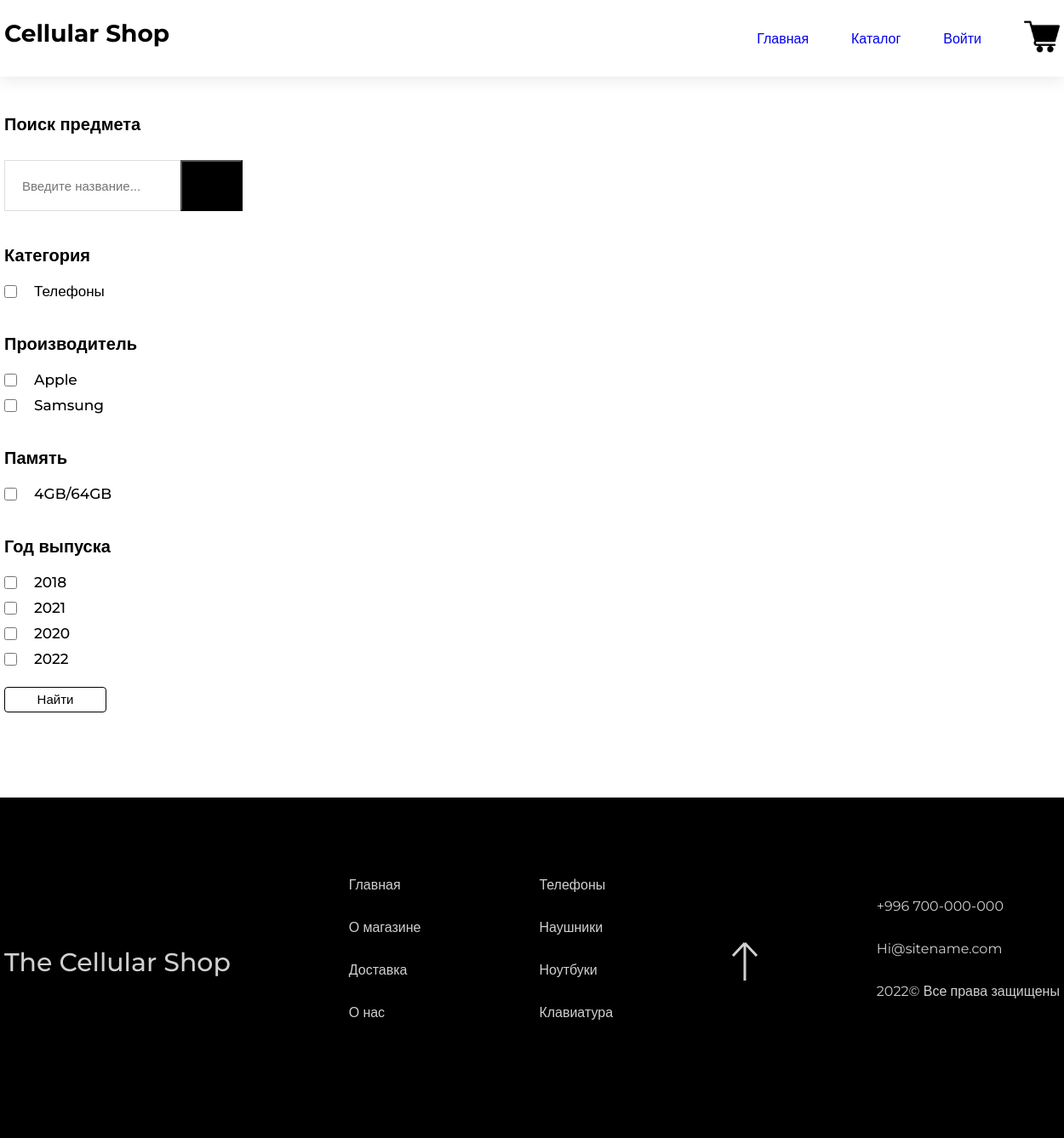
The page /products/filter/ on the database its author committed.
### store/models.py (models this page shows, shortened)
class Category(models.Model):
    name = models.CharField('Категория', max_length=50)
    slug = models.SlugField(max_length=60, unique=True)
    class Meta:
        verbose_name = 'Категория'
        verbose_name_plural = 'Категории'

class Manufacture(models.Model):
    name = models.CharField('Производитель', max_length=50)
    description = models.TextField('Описание')
    slug = models.SlugField(max_length=60, unique=True)
    class Meta:
        verbose_name = 'Производитель'
        verbose_name_plural = 'Производители'

class Memory(models.Model):
    name = models.CharField('Память', max_length=50, help_text='пример для ввода "4GB/64GB"')
    description = models.TextField('Описание')
    slug = models.SlugField(max_length=60, unique=True)
    class Meta:
        verbose_name = 'Память'
        verbose_name_plural = 'Память'

### store/views.py (the view)
# urls.py: path('products/filter/', FilterProductView.as_view(), name='filter'),
class FilterProductView(ProductFilter, ListView):
    paginate_by = 3
    def get_queryset(self):
        if 'year' in self.request.GET and 'manufacture' in self.request.GET:
            queryset = Product.objects.filter(
                Q(year__in=self.request.GET.getlist("year")),
                Q(manufacture__in=self.request.GET.getlist("manufacture"))
            ).distinct()
        else:
            queryset = Product.objects.filter(
                Q(year__in=self.request.GET.getlist("year")) | Q(category__in=self.request.GET.getlist("category")) |
                Q(manufacture__in=self.request.GET.getlist("manufacture")) |
                Q(memory__in=self.request.GET.getlist("memory"))
            ).distinct()
        return queryset
    def get_context_data(self, *args, **kwargs):
        context = super().get_context_data(*args, **kwargs)
        context['year'] = ''.join([f'year={x}&' for x in self.request.GET.getlist('year')])
        context['manufacture'] = ''.join([f'manufacture={x}&' for x in self.request.GET.getlist('manufacture')])
        context['category'] = ''.join([f'category={x}&' for x in self.request.GET.getlist('category')])
        context['memory'] = ''.join([f'memory={x}&' for x in self.request.GET.getlist('memory')])
        return context

### cart/context_processors.py (called while the page is built)
def get_len(request):
    request.session['quantity'] = length_hint(request.session.get('goods'))
    request.session.modified = True
    return {'count': request.session['quantity']}

def sum_goods(request):
    request.session['total_price'] = 0
    if request.session.get('goods') is None:
        pass
    else:
        for i in request.session.get('goods'):
            for j in i.values():
                product = Product.objects.get(pk=j)
                request.session['total_price'] += product.price
    return {'total_price': request.session['total_price']}

### store/views.py (called while the page is built)
    def get_category(self):
        return Category.objects.all()

    def get_years(self):
        return Product.objects.filter(draft=False).values('year').distinct()

    def get_memory(self):
        return Memory.objects.all()

    def get_manufacture(self):
        return Manufacture.objects.all()

### templates/store/product_list.html (shortened to what this page needs)
{% extends 'store/base.html' %}
{% load static %}
{% block style %}
    href="{% static 'css/list_view.css' %}"
{% endblock %}
    {% block content %}
        <div class="wrapper">
            {% include 'include/sidebar.html' %}
            <div class="products">
            </div>
        </div>
    {% endblock %}

### templates/include/sidebar.html
<div class="aside">
    <h2 class="search-title">
        Поиск предмета
    </h2>
    <form action="{% url 'search' %}" class="search-form" method="get">
        <input type="text" placeholder="Введите название..." class="input" name="search" required>
        <button type="submit" class="btn" for="search">Поиск</button>
    </form>
    <form action="{% url 'filter' %}" method="get">
        <div class="filter">
            <h2 class="filter-title">Категория</h2>
            {% for category in view.get_category %}
                <div class="wrapper filter-wrapper">
                    <input type="checkbox" class="checkbox" name="category" value="{{ category.id }}">
                    <h3 class="checkbox-title">{{ category.name }}</h3>
                </div>
            {% endfor %}
        </div>
        <div class="filter">
            <h2 class="filter-title">Производитель</h2>
            {% for manufacture in view.get_manufacture %}
                <div class="wrapper filter-wrapper">
                    <input type="checkbox" class="checkbox" name="manufacture" value="{{ manufacture.id }}">
                    <h3 class="checkbox-title">{{ manufacture.name }}</h3>
                </div>
            {% endfor %}
        </div>
        <div class="filter">
            <h2 class="filter-title">Память</h2>
            {% for memory in view.get_memory %}
                <div class="wrapper filter-wrapper">
                    <input type="checkbox" class="checkbox" name="memory" value="{{ memory.id }}">
                    <h3 class="checkbox-title">{{ memory.name }}</h3>
                </div>
            {% endfor %}
        </div>
        <div class="filter">
            <h2 class="filter-title">Год выпуска</h2>
            {% for get_year in view.get_years %}
                <div class="wrapper filter-wrapper">
                    <input type="checkbox" class="checkbox" name="year" value="{{ get_year.year }}">
                    <h3 class="checkbox-title">{{ get_year.year }}</h3>
                </div>
            {% endfor %}
        </div>
        <button type="submit" for="checkbox" class="filter-search">Найти</button>
    </form>
</div>

### static/css/list_view.css (style rules this page uses)
body { font-size: 16px; font-family: 'Montserrat', sans-serif; }
html { scroll-behavior: smooth; }
* { box-sizing: border-box; padding: 0; margin: 0; }
.wrapper { display: flex; justify-content: space-between; }
.search-form { display: flex; flex-direction: row; }
.search-title { font-weight: 600; font-size: 20px; line-height: 24px; margin-bottom: 30px; }
.input { box-sizing: border-box; width: 207px; height: 60px; border: 1px solid #DDDDDD; padding-left: 20px; font-weight: 400; font-size: 15px; line-height: 155%; color: #B0B0B0; }
.btn { cursor: pointer; width: 73px; height: 60px; background: #000000; }
.filter-title { font-weight: 600; font-size: 20px; line-height: 24px; color: #000000; margin-top: 40px; margin-bottom: 20px; }
.filter-wrapper { justify-content: flex-start; margin-top: 10px; align-items: center; }
.checkbox { width: 15px; height: 15px; border: 0.5px solid #000000; margin-right: 20px; }
.checkbox-title { font-weight: 500; font-size: 17px; line-height: 20px; color: #000000; }
.filter-search { margin-top: 23px; width: 120px; height: 30px; border: 1px solid #000000; background-color: #fff; border-radius: 4px; font-weight: 400; font-size: 15px; line-height: 157.5%; cursor: pointer; }
.aside { margin-bottom: 100px; }

### static/css/header_footer.css (style rules this page uses)
body { height: 100%; font-size: 16px; font-family: 'Montserrat', sans-serif; }
html { scroll-behavior: smooth; }
* { box-sizing: border-box; padding: 0; margin: 0; }

### rows shown on the page
Category: name "Телефоны"
Manufacture: name "Apple"
Manufacture: name "Samsung"
Memory: name "4GB/64GB"

### other values the page prints
{{ get_year.year }} "2018" "2021" "2020" "2022"
